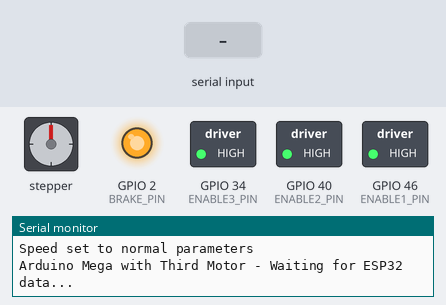
This sketch was run on a simulated ESP32. Shown: stepper motor, switched loads named in the sketch (green lamp = pin HIGH), output pins drawn as LEDs (lit = HIGH), the last lines printed to the serial monitor. The inputs (shaded band) are chosen by the test bench. Stepper angles assume 200 steps per turn.

Above: at 1.2 s.
1.3 s: "HOMING  45\n" received over the second serial link
At 2.6 s:
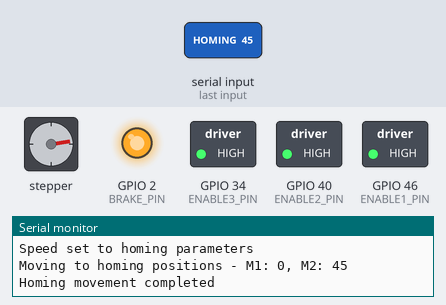
3.2 s: "FORCE_START\n" received over the second serial link
At 4.4 s:
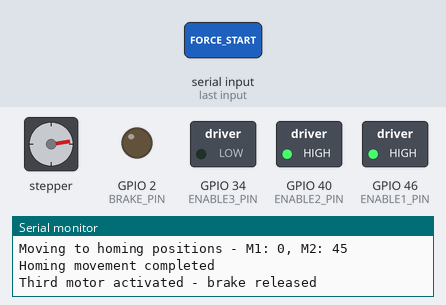
4.7 s: "stop\n" received over the second serial link
At 5.7 s:
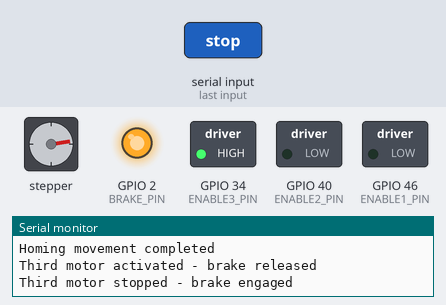
6.2 s: "HOMING 90\n" received over the second serial link
At 7.5 s:
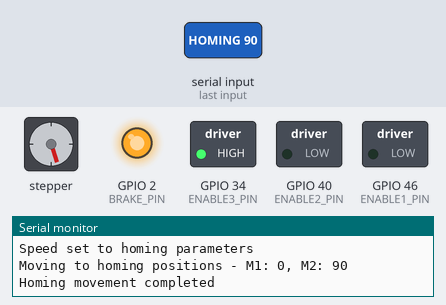
8.1 s: "rec\n" received over the second serial link
At 9.4 s:
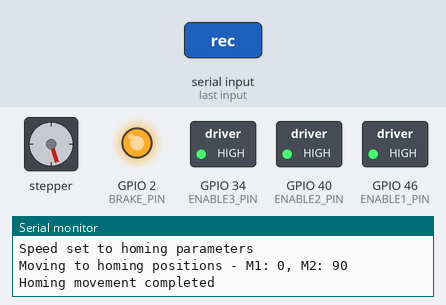
Timing chart, 0 to 11.1 s (numbered marks = the images above; inputs shaded):
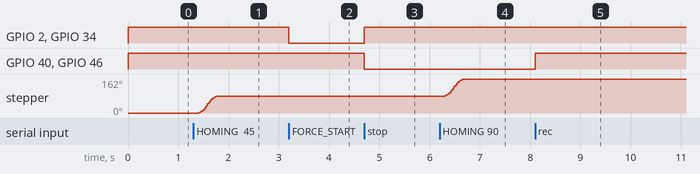

Measured:
- after the input at 1.3 s, stepper: turns 81° clockwise in 0.38 s, starting after 0.10 s
- after the input at 3.2 s, GPIO 2 (BRAKE_PIN), GPIO 34 (ENABLE3_PIN): HIGH → LOW at once
- after the input at 4.7 s, GPIO 2 (BRAKE_PIN), GPIO 34 (ENABLE3_PIN): LOW → HIGH at once; GPIO 40 (ENABLE2_PIN), GPIO 46 (ENABLE1_PIN): HIGH → LOW at once
- after the input at 6.2 s, stepper: turns 81° clockwise in 0.38 s, starting after 0.10 s
- after the input at 8.1 s, GPIO 40 (ENABLE2_PIN), GPIO 46 (ENABLE1_PIN): LOW → HIGH at once

The sketch:

arduinovariableforzaxis.ino
```cpp
#include <AccelStepper.h>

// Stepper motor 1 pins (Joint 1)
#define STEP1_PIN 44
#define DIR1_PIN 42
#define ENABLE1_PIN 46

// Stepper motor 2 pins (Joint 2)
#define STEP2_PIN 38
#define DIR2_PIN 36
#define ENABLE2_PIN 40

// Stepper motor 3 pins (Third motor with force control)
#define STEP3_PIN 32
#define DIR3_PIN A14
#define ENABLE3_PIN 34
#define BRAKE_PIN A12

// Create AccelStepper objects
AccelStepper stepper1(AccelStepper::DRIVER, STEP1_PIN, DIR1_PIN);
AccelStepper stepper2(AccelStepper::DRIVER, STEP2_PIN, DIR2_PIN);
AccelStepper stepper3(AccelStepper::DRIVER, STEP3_PIN, DIR3_PIN);

// Data arrays
int stepsData1[1000];    // Motor 1 steps
int stepsData2[1000];    // Motor 2 steps
int dataCount = 0;

// Motion control variables
bool motionActive = false;
int currentPointIndex = 0;
unsigned long lastMoveTime = 0;
const unsigned long MOVE_INTERVAL = 100; // 100ms between points

// Homing variables
bool homingActive = false;
int homingSteps1 = 0;
int homingSteps2 = 0;

// Third motor force control variables
bool thirdMotorActive = false;
float currentForceValue = 0.0;
int currentSpeed = 0;
const float MIN_FORCE = 10.0;   // Minimum force threshold
const float MAX_FORCE = 100.0;  // Maximum force for speed mapping
const int MIN_SPEED = 50;      // Minimum speed
const int MAX_SPEED = 600;     // Maximum speed

// Speed settings
const int NORMAL_MAX_SPEED = 2400;
const int NORMAL_ACCELERATION = 3000;
const int HOMING_MAX_SPEED = 500;
const int HOMING_ACCELERATION = 1000;

// Communication variables
String inputBuffer = "";
bool receivingArray1 = false;
bool receivingArray2 = false;
bool dataReady = false;

void setup() {
  Serial.begin(9600);
  Serial2.begin(9600);

  // Initialize enable pins
  pinMode(ENABLE1_PIN, OUTPUT);
  pinMode(ENABLE2_PIN, OUTPUT);
  pinMode(ENABLE3_PIN, OUTPUT);
  pinMode(BRAKE_PIN, OUTPUT);

  // Enable steppers (LOW = enabled for most drivers)
  digitalWrite(ENABLE1_PIN, HIGH);
  digitalWrite(ENABLE2_PIN, HIGH);
  digitalWrite(ENABLE3_PIN, HIGH);

  // Set brake engaged (HIGH = brake engaged for safety)
  digitalWrite(BRAKE_PIN, HIGH);

  // Configure stepper parameters (start with normal speeds)
  setNormalSpeed();


  // Initialize third motor
  stepper3.setMaxSpeed(MAX_SPEED);
  stepper3.setAcceleration(1000);

  Serial.println("Arduino Mega with Third Motor - Waiting for ESP32 data...");
}

void loop() {
  // Read data from ESP32
  while (Serial2.available()) {
    char c = Serial2.read();

    if (c == '\n') {
      processLine(inputBuffer);
      inputBuffer = "";
    } else if (c != '\r') {
      inputBuffer += c;
    }
  }

  // Handle any manual serial commands (non-blocking)
  if (Serial.available()) {
    char c = Serial.read();
    if (c == 's') { // Simple stop command
      stopMotion();
      stopHoming();
      stopThirdMotor();
    }
  }

  // Handle motion execution
  updateMotion();
  updateHoming();
  updateThirdMotor();
}

void processLine(String line) {
  line.trim();

  // Check for force control commands
  if (line == "FORCE_START") {
    startThirdMotor();
    return;
  }

  if (line == "FORCE_STOP") {
    stopThirdMotor();
    return;
  }

  if (line.startsWith("FORCE_VALUE ")) {
    float forceValue = line.substring(12).toFloat();
    updateThirdMotorSpeed(forceValue);
    return;
  }

  // Check for homing command
  if (line.startsWith("HOMING ")) {
    parseHomingCommand(line);
    return;
  }

  if (line == "Steps Array 1 (Motor 1):") {
    receivingArray1 = true;
    return;
  }

  if (line == "Steps Array 2 (Motor 2):") {
    receivingArray1 = false;
    receivingArray2 = true;
    return;
  }

  if (line == "PRINT_DATA") {
    if (dataReady) {
      setNormalSpeed(); // Ensure normal speed settings before motion
      startMotion();
    } else {
      Serial.println("No data available to execute");
    }
    return;
  }

  if(line == "rec") {
    digitalWrite(ENABLE1_PIN, HIGH);
    digitalWrite(ENABLE2_PIN, HIGH);
  }

  if(line == "stop") {
    digitalWrite(ENABLE1_PIN, LOW);
    digitalWrite(ENABLE2_PIN, LOW);
    stopThirdMotor(); // Also stop third motor when recording stops
  }

  if (receivingArray1) {
    parseArray(line, stepsData1);
    receivingArray1 = false;
  } else if (receivingArray2) {
    parseArray(line, stepsData2);
    receivingArray2 = false;
    dataReady = true;
    Serial.println("Data received! Ready for homing and motion execution");
  }
}

// Third motor control functions
void startThirdMotor() {
  if (!thirdMotorActive) {
    thirdMotorActive = true;
    digitalWrite(BRAKE_PIN, LOW);  // Release brake
    digitalWrite(ENABLE3_PIN, LOW); // Enable motor (assuming LOW = enabled)
    Serial.println("Third motor activated - brake released");
  }
}

void stopThirdMotor() {
  if (thirdMotorActive) {
    thirdMotorActive = false;
    stepper3.stop();
      // Engage brake
    digitalWrite(ENABLE3_PIN, HIGH);
    digitalWrite(BRAKE_PIN, HIGH); // Disable motor
    Serial.println("Third motor stopped - brake engaged");
  }
}

void updateThirdMotorSpeed(float forceValue) {
  if (!thirdMotorActive) return;

  currentForceValue = forceValue;
  int speed = mapForceToSpeed(abs(forceValue));

  // Set direction based on force sign
  if (forceValue > 0) {
    stepper3.setSpeed(speed);
  } else {
    stepper3.setSpeed(-speed);
  }

  currentSpeed = speed;
}

void updateThirdMotor() {
  if (thirdMotorActive) {
    stepper3.runSpeed();
  }
}

int mapForceToSpeed(float forceValue) {
  // Clamp force value to our defined range
  if (forceValue < MIN_FORCE) forceValue = MIN_FORCE;
  if (forceValue > MAX_FORCE) forceValue = MAX_FORCE;

  // Map force range to speed range
  int speed = map(forceValue * 100, MIN_FORCE * 100, MAX_FORCE * 100, MIN_SPEED, MAX_SPEED);

  Serial.print("Force: ");
  Serial.print(forceValue);
  Serial.print(" -> Speed: ");
  Serial.println(speed);

  return speed;
}

void parseHomingCommand(String command) {
  // Format: "HOMING steps1 steps2"
  int firstSpace = command.indexOf(' ', 7); // Skip "HOMING "
  int secondSpace = command.indexOf(' ', firstSpace + 1);

  if (firstSpace != -1 && secondSpace != -1) {
    homingSteps1 = command.substring(7, firstSpace).toInt();
    homingSteps2 = command.substring(firstSpace + 1, secondSpace).toInt();
  } else if (firstSpace != -1) {
    homingSteps1 = command.substring(7, firstSpace).toInt();
    homingSteps2 = command.substring(firstSpace + 1).toInt();
  }

  Serial.print("Homing command received - M1: ");
  Serial.print(homingSteps1);
  Serial.print(" steps, M2: ");
  Serial.print(homingSteps2);
  Serial.println(" steps");

  startHoming();
}

void startHoming() {
  if (homingActive) {
    Serial.println("Already homing");
    return;
  }

  Serial.println("Starting homing movement...");

  // Set homing speed parameters
  setHomingSpeed();

  // Calculate target positions for homing
  long targetPos1 = stepper1.currentPosition() + homingSteps1;
  long targetPos2 = stepper2.currentPosition() + homingSteps2;

  // Set target positions
  stepper1.moveTo(targetPos1);
  stepper2.moveTo(targetPos2);

  homingActive = true;

  Serial.print("Moving to homing positions - M1: ");
  Serial.print(targetPos1);
  Serial.print(", M2: ");
  Serial.println(targetPos2);
}

void updateHoming() {
  if (!homingActive) return;

  // Run both steppers
  stepper1.run();
  stepper2.run();

  // Check if both steppers have reached their targets
  if (stepper1.distanceToGo() == 0 && stepper2.distanceToGo() == 0) {
    Serial.println("Homing movement completed");
    homingActive = false;

    // Send completion signal to ESP32
    Serial2.println("HOMING_COMPLETE");
  }
}

void stopHoming() {
  if (homingActive) {
    homingActive = false;
    stepper1.stop();
    stepper2.stop();
    Serial.println("Homing stopped");
  }
}

void setHomingSpeed() {
  stepper1.setMaxSpeed(HOMING_MAX_SPEED);
  stepper1.setAcceleration(HOMING_ACCELERATION);
  stepper2.setMaxSpeed(HOMING_MAX_SPEED);
  stepper2.setAcceleration(HOMING_ACCELERATION);

  Serial.println("Speed set to homing parameters");
}

void setNormalSpeed() {
  stepper1.setMaxSpeed(NORMAL_MAX_SPEED);
  stepper1.setAcceleration(NORMAL_ACCELERATION);
  stepper2.setMaxSpeed(NORMAL_MAX_SPEED);
  stepper2.setAcceleration(NORMAL_ACCELERATION);

  Serial.println("Speed set to normal parameters");
}

void parseArray(String data, int* array) {
  dataCount = 0;
  int start = 0;
  int comma = 0;

  while (comma != -1 && dataCount < 1000) {
    comma = data.indexOf(',', start);

    String value;
    if (comma != -1) {
      value = data.substring(start, comma);
    } else {
      value = data.substring(start);
    }

    value.trim();
    if (value.length() > 0) {
      array[dataCount] = value.toInt();
      dataCount++;
    }

    start = comma + 1;
  }
}

void startMotion() {
  if (dataCount > 0) {
    Serial.println("Starting motion sequence...");

    // Set initial positions (first data point)
    stepper1.setCurrentPosition(stepsData1[0]);
    stepper2.setCurrentPosition(stepsData2[0]);

    // Start from second point if available
    currentPointIndex = 1;
    motionActive = true;
    lastMoveTime = millis();

    if (dataCount > 1) {
      // Move to second point
      stepper1.moveTo(stepsData1[1]);
      stepper2.moveTo(stepsData2[1]);
      Serial.print("Moving to point ");
      Serial.print(currentPointIndex + 1);
      Serial.print(": Motor1=");
      Serial.print(stepsData1[1]);
      Serial.print(", Motor2=");
      Serial.println(stepsData2[1]);
    } else {
      Serial.println("Only one data point - motion complete");
      motionActive = false;
    }
  }
}

void updateMotion() {
  if (!motionActive) return;

  // Always run the steppers for smooth motion
  stepper1.run();
  stepper2.run();

  // Check if it's time to move to next point
  if (millis() - lastMoveTime >= MOVE_INTERVAL) {
    currentPointIndex++;

    if (currentPointIndex < dataCount) {
      // Move to next point
      stepper1.moveTo(stepsData1[currentPointIndex]);
      stepper2.moveTo(stepsData2[currentPointIndex]);

      Serial.print("Moving to point ");
      Serial.print(currentPointIndex + 1);
      Serial.print(": Motor1=");
      Serial.print(stepsData1[currentPointIndex]);
      Serial.print(", Motor2=");
      Serial.println(stepsData2[currentPointIndex]);

      lastMoveTime = millis();
    } else {
      // Motion sequence complete
      Serial.println("Motion sequence completed!");
      motionActive = false;
    }
  }
}

void stopMotion() {
  motionActive = false;
  stepper1.stop();
  stepper2.stop();
  Serial.println("Motion stopped");
}
```
